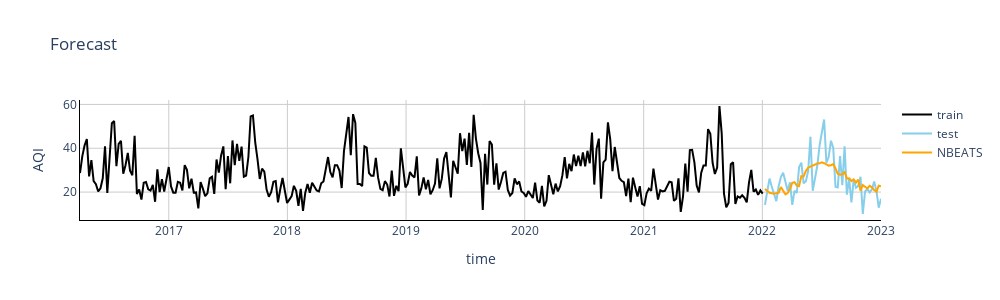
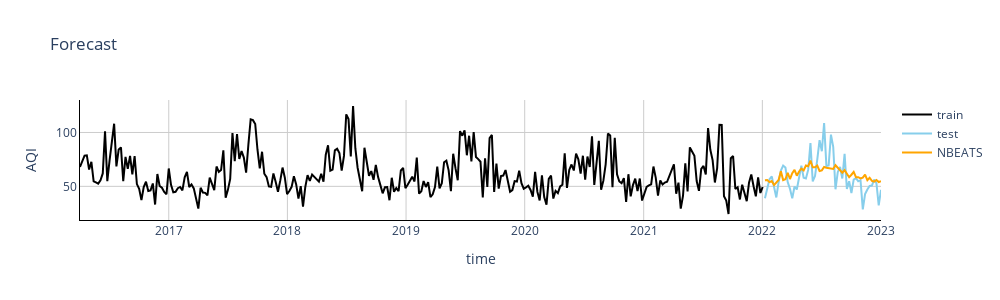

The notebook cell these images were saved under, in order:
### Markdown cell above
#### Try Out

### Code cell
for pollutant in data[['pm10','pm25','co','no2','o3']]:
    obj = TimeObject(df=data, column=pollutant, agg_freq='W')
    obj.NIXTLA_train_test(split=52)

    model = NBEATS(
        h=52,
        input_size=52,
        loss=DistributionLoss(distribution='StudentT', level=[95], return_params=True),
        stack_types=study_nbeats.best_trial.params.get('n_stacks')*['identity'],
        n_blocks =[study_nbeats.best_trial.params.get('n_blocks') for _ in range(study_nbeats.best_trial.params.get('n_stacks'))],
        max_steps=100,
        val_check_steps=3,
        learning_rate=1e-3
    )
    fcst = NeuralForecast(
        models=[model],
        freq='W',
        local_scaler_type=study_nbeats.best_trial.params.get('local_scaler_type')
    )
    fcst.fit(df=obj.Y_train, verbose=False)
    prediction = fcst.predict(df=obj.Y_train, verbose=False)

    fig = obj.plot_forecast(forecast_df=prediction, confidence=None, method='NBEATS', show=False)
    fig.update_layout({'width':1000, 'height':300})
    fig.show()
